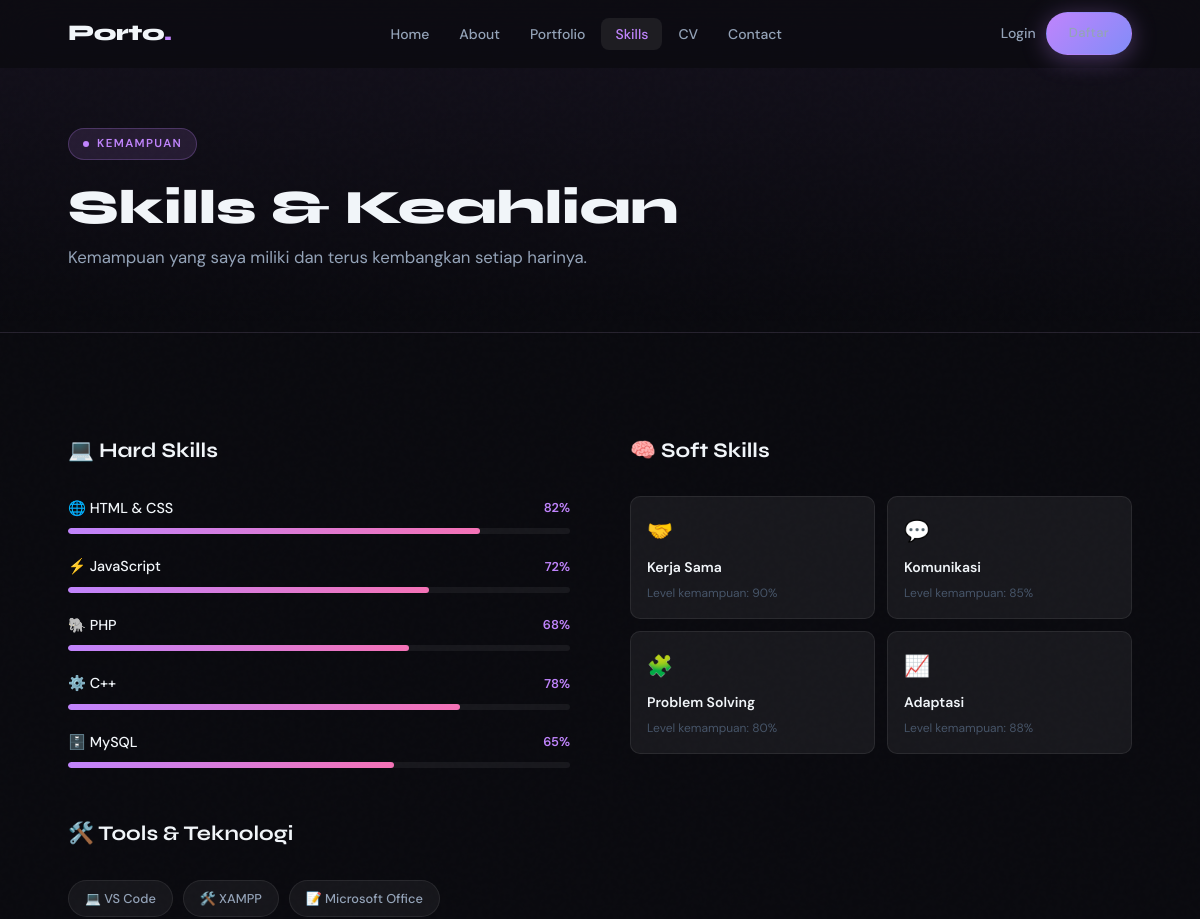
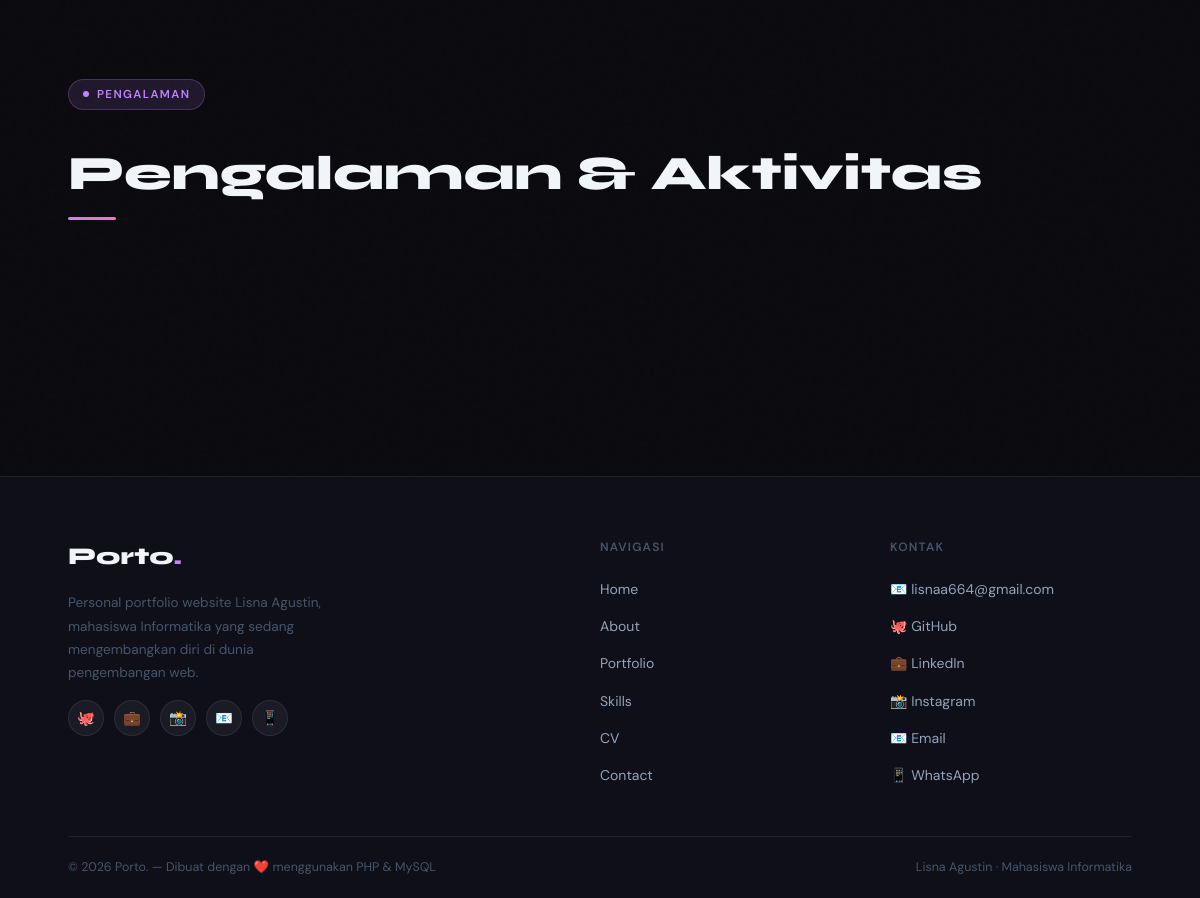
The page /skills.php on the database its author committed (2 pictures, top to bottom).
### tables this page shows
CREATE TABLE IF NOT EXISTS skills (
  id         INT UNSIGNED  NOT NULL AUTO_INCREMENT,
  name       VARCHAR(100)  NOT NULL,
  category   ENUM('hard','soft','tool') NOT NULL DEFAULT 'hard',
  level      TINYINT       NOT NULL DEFAULT 50 COMMENT '0-100',
  icon       VARCHAR(10)   NULL DEFAULT '⚡',
  sort_order INT           NOT NULL DEFAULT 0,
  is_active  TINYINT(1)    NOT NULL DEFAULT 1,
  created_at DATETIME      NOT NULL DEFAULT CURRENT_TIMESTAMP,
  PRIMARY KEY (id)
);

CREATE TABLE IF NOT EXISTS about_me (
  id          INT UNSIGNED  NOT NULL AUTO_INCREMENT,
  full_name   VARCHAR(150)  NOT NULL,
  tagline     VARCHAR(250)  NULL,
  description TEXT          NOT NULL,
  photo       VARCHAR(300)  NULL,
  email       VARCHAR(150)  NULL,
  phone       VARCHAR(30)   NULL,
  location    VARCHAR(150)  NULL,
  birth_year  YEAR          NULL,
  university  VARCHAR(200)  NULL,
  major       VARCHAR(200)  NULL,
  gpa         DECIMAL(3,2)  NULL,
  updated_at  DATETIME      NOT NULL DEFAULT CURRENT_TIMESTAMP ON UPDATE CURRENT_TIMESTAMP,
  PRIMARY KEY (id)
);

CREATE TABLE IF NOT EXISTS social_media (
  id         INT UNSIGNED  NOT NULL AUTO_INCREMENT,
  platform   VARCHAR(50)   NOT NULL,
  label      VARCHAR(100)  NOT NULL,
  url        VARCHAR(500)  NOT NULL,
  icon       VARCHAR(10)   NOT NULL DEFAULT '🔗',
  sort_order INT           NOT NULL DEFAULT 0,
  is_active  TINYINT(1)    NOT NULL DEFAULT 1,
  created_at DATETIME      NOT NULL DEFAULT CURRENT_TIMESTAMP,
  PRIMARY KEY (id)
);

### config/koneksi.php (called while the page is built, shortened)
<?php
function e(string $str): string {
    return htmlspecialchars($str, ENT_QUOTES | ENT_SUBSTITUTE, 'UTF-8');
}

### skills.php (the view, shortened to what this page needs)
<?php
require_once 'config/koneksi.php';
$pdo    = getDB();
$skills = $pdo->query("SELECT * FROM skills WHERE is_active=1 ORDER BY category, sort_order, name")->fetchAll();
$grouped = ['hard'=>[],'soft'=>[],'tool'=>[]];
foreach ($skills as $s) $grouped[$s['category']][] = $s;
?>
<!DOCTYPE html>
<html lang="id">
<head>
  <title>Porto. – Skills</title><link rel="stylesheet" href="css/style.css">
</head>
<body>
<?php require_once 'config/navbar.php'; ?>
<div class="page-header">
  <div class="container">
    <div class="section-tag">Kemampuan</div>
    <h1 class="section-title">Skills & Keahlian</h1>
    <p class="section-subtitle">Kemampuan yang saya miliki dan terus kembangkan setiap harinya.</p>
  </div>
</div>
<section class="section">
  <div class="container">
    <div class="skills-grid">
      <div class="fade-up">
        <h2 class="skills-section-title">💻 Hard Skills</h2>
        <?php if (!empty($grouped['hard'])): ?>
          <?php foreach ($grouped['hard'] as $s): ?>
          <div class="skill-item">
            <div class="skill-meta">
              <span class="skill-name"><?= e($s['icon']??'') ?> <?= e($s['name']) ?></span>
              <span class="skill-pct"><?= $s['level'] ?>%</span>
            </div>
            <div class="skill-bar"><div class="skill-fill" data-width="<?= $s['level'] ?>"></div></div>
          </div>
          <?php endforeach; ?>
        <?php else: ?>
          <p style="color:var(--text-dim);font-size:0.875rem;">Belum ada hard skill ditambahkan.</p>
        <?php endif; ?>
        <?php if (!empty($grouped['tool'])): ?>
        <div style="margin-top:48px;">
          <h2 class="skills-section-title">🛠️ Tools & Teknologi</h2>
          <div class="tools-grid">
            <?php foreach ($grouped['tool'] as $t): ?>
              <span class="tool-badge"><?= e($t['icon']??'') ?> <?= e($t['name']) ?></span>
            <?php endforeach; ?>
          </div>
        </div>
        <?php endif; ?>
      </div>
      <div class="fade-up">
        <h2 class="skills-section-title">🧠 Soft Skills</h2>
        <?php if (!empty($grouped['soft'])): ?>
        <div class="soft-skills-grid">
          <?php foreach ($grouped['soft'] as $s): ?>
          <div class="soft-skill-card">
            <div class="soft-skill-icon"><?= e($s['icon']??'⭐') ?></div>
            <div class="soft-skill-name"><?= e($s['name']) ?></div>
            <div class="soft-skill-desc">Level kemampuan: <?= $s['level'] ?>%</div>
          </div>
          <?php endforeach; ?>
        </div>
        <?php else: ?>
          <p style="color:var(--text-dim);font-size:0.875rem;">Belum ada soft skill ditambahkan.</p>
        <?php endif; ?>
      </div>
    </div>
    <div style="margin-top:80px;">
      <div class="section-tag">Pengalaman</div>
      <h2 class="section-title" style="margin-top:16px;">Pengalaman & Aktivitas</h2>
      <div class="accent-line"></div>
      <div style="display:grid;grid-template-columns:repeat(auto-fit,minmax(260px,1fr));gap:16px;">
      </div>
    </div>
  </div>
</section>
<?php require_once 'config/footer.php'; ?>
</body></html>

### config/footer.php (shortened to what this page needs)
<?php
$_pdo_footer = null;
try { $_pdo_footer = getDB(); } catch(Exception $e) {}
$_about_footer  = $_pdo_footer ? $_pdo_footer->query("SELECT full_name,email,phone FROM about_me LIMIT 1")->fetch() : null;
$_socials_footer = $_pdo_footer ? $_pdo_footer->query("SELECT * FROM social_media WHERE is_active=1 ORDER BY sort_order LIMIT 8")->fetchAll() : [];
?>
<footer>
  <div class="container">
    <div class="footer-grid">
      <div class="footer-brand">
        <div class="logo">Porto<span>.</span></div>
        <p>Personal portfolio website <?= e($_about_footer['full_name'] ?? 'Lisna Agustin') ?>, mahasiswa Informatika yang sedang mengembangkan diri di dunia pengembangan web.</p>
        <?php if (!empty($_socials_footer)): ?>
        <div style="display:flex;gap:10px;margin-top:16px;">
          <?php foreach ($_socials_footer as $_s): ?>
            <a href="<?= e($_s['url']) ?>" target="_blank" title="<?= e($_s['platform']) ?>"
               style="width:36px;height:36px;border-radius:50%;background:rgba(255,255,255,0.05);border:1px solid rgba(255,255,255,0.08);display:flex;align-items:center;justify-content:center;font-size:0.9rem;transition:all 0.2s;"
               onmouseover="this.style.background='rgba(168,85,247,0.15)';this.style.borderColor='rgba(168,85,247,0.3)'"
               onmouseout="this.style.background='rgba(255,255,255,0.05)';this.style.borderColor='rgba(255,255,255,0.08)'">
              <?= e($_s['icon']) ?>
            </a>
          <?php endforeach; ?>
        </div>
        <?php endif; ?>
      </div>
      <div class="footer-col">
        <h4>Navigasi</h4>
        <ul>
          <li><a href="/portfolio_redesign/index.php">Home</a></li>
          <li><a href="/portfolio_redesign/about.php">About</a></li>
          <li><a href="/portfolio_redesign/portfolio.php">Portfolio</a></li>
          <li><a href="/portfolio_redesign/skills.php">Skills</a></li>
          <li><a href="/portfolio_redesign/cv.php">CV</a></li>
          <li><a href="/portfolio_redesign/contact.php">Contact</a></li>
        </ul>
      </div>
      <div class="footer-col">
        <h4>Kontak</h4>
        <ul>
          <?php if ($_about_footer && $_about_footer['email']): ?>
            <li><a href="mailto:<?= e($_about_footer['email']) ?>">📧 <?= e($_about_footer['email']) ?></a></li>
          <?php endif; ?>
          <?php foreach ($_socials_footer as $_s): ?>
            <li><a href="<?= e($_s['url']) ?>" target="_blank"><?= e($_s['icon']) ?> <?= e($_s['platform']) ?></a></li>
          <?php endforeach; ?>
        </ul>
      </div>
    </div>
    <div class="footer-bottom">
      <span>&copy; <?= date('Y') ?> Porto. — Dibuat dengan ❤️ menggunakan PHP & MySQL</span>
      <span><?= e($_about_footer['full_name'] ?? 'Lisna Agustin') ?> · Mahasiswa Informatika</span>
    </div>
  </div>
</footer>

### rows shown on the page
skills: icon "🌐", name "HTML & CSS", level "82"
skills: icon "⚡", name "JavaScript", level "72"
skills: icon "🐘", name "PHP", level "68"
skills: icon "⚙️", name "C++", level "78"
skills: icon "🗄️", name "MySQL", level "65"
skills: icon "💻", name "VS Code"
skills: icon "🛠️", name "XAMPP"
skills: icon "📝", name "Microsoft Office"
skills: icon "🤝", name "Kerja Sama", level "90"
skills: icon "💬", name "Komunikasi", level "85"
skills: icon "🧩", name "Problem Solving", level "80"
skills: icon "📈", name "Adaptasi", level "88"
about_me: full_name "Lisna Agustin", email "lisnaa664@gmail.com"
social_media: icon "🐙", platform "GitHub"
social_media: icon "💼", platform "LinkedIn"
social_media: icon "📸", platform "Instagram"
social_media: icon "📧", platform "Email"
social_media: icon "📱", platform "WhatsApp"
